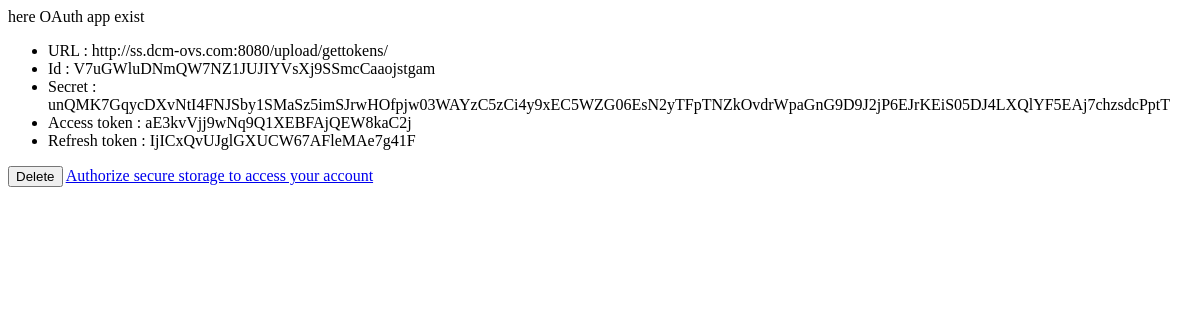
/upload/gettokens/ (signed in), run on an earlier commit of the app's database.
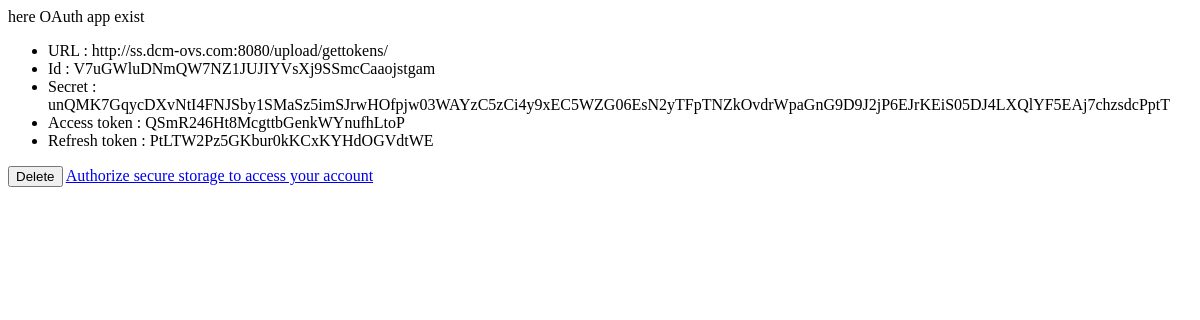
And on a later commit of the database.
### upload/models.py (models this page shows)
class OauthApp(models.Model):
    client_id = models.CharField(max_length=255, null=False, blank=False)
    client_secret = models.CharField(max_length=255, null=False, blank=False)
    redirect_uri = models.URLField(max_length=255, null=False, blank=False,help_text='Redirection URL',verbose_name='Redirection URL')
    timestamp = models.DateTimeField(auto_now_add=True) # first add can used to calculate uuid validation
    updated   = models.DateTimeField(auto_now=True) # mise a jour
    access_token = models.CharField(max_length=255, null=True, blank=True)
    refresh_token = models.CharField(max_length=255, null=True, blank=True)

### upload/views.py (the view, shortened to what this page needs)
# urls.py: url(r'^upload/gettokens/$', views.gettokens, name='gettokens'),
@login_required(login_url='/admin/')
@staff_member_required
def gettokens(request):
    if request.method == 'POST':
        form = OauthAppForm(request.POST)
        if form.is_valid():
            if OauthApp.objects.all().count():
                OauthApp.objects.all().delete()
            oauthAppObject = form.save()
            context = {
                'oauthAppObject': oauthAppObject,
            }
            return render(request, "upload/OauthApp.html", context)
        else:
            context = {
                "form": form,
            }
            return render(request, "upload/addOauthApp.html", context)
    elif request.method == 'GET':
        if OauthApp.objects.all().count():
            oauthAppObject = OauthApp.objects.all().first()
            if not request.GET.get('code'):
                context = {
                    'oauthAppObject': oauthAppObject,
                }
                return render(request, "upload/OauthApp.html", context)
        else:
            form = OauthAppForm()
            context = {
                "form": form,
            }
            return render(request, "upload/addOauthApp.html", context)

### templates/upload/OauthApp.html (shortened to what this page needs)
<ul>
<li> URL : {{ oauthAppObject.redirect_uri}} </li>
<li> Id : {{ oauthAppObject.client_id}} </li>
<li> Secret : {{ oauthAppObject.client_secret}} </li>
{% if oauthAppObject.access_token %}
<li> Access token : {{ oauthAppObject.access_token}} </li>
<li> Refresh token : {{ oauthAppObject.refresh_token}} </li>
{% endif %}
</ul>
<a href="{% url 'upload:deleteOauthApp' %}"><button type="button">Delete</button></a>
<a href="http://dcm-ovs.com/o/authorize/?client_id={{ oauthAppObject.client_id}}&response_type=code&state=random_state_string" > Authorize secure storage to access your account</a>

What changed in the data, as far as the page shows it:
changed OauthApp "http://ss.dcm-ovs.com:8080/upload/gettokens/": access_token "aE3kvVjj9wNq9Q1XEBFAjQEW8kaC2j" → "QSmR246Ht8McgttbGenkWYnufhLtoP"; refresh_token "IjICxQvUJglGXUCW67AFleMAe7g41F" → "PtLTW2Pz5GKbur0kKCxKYHdOGVdtWE"
